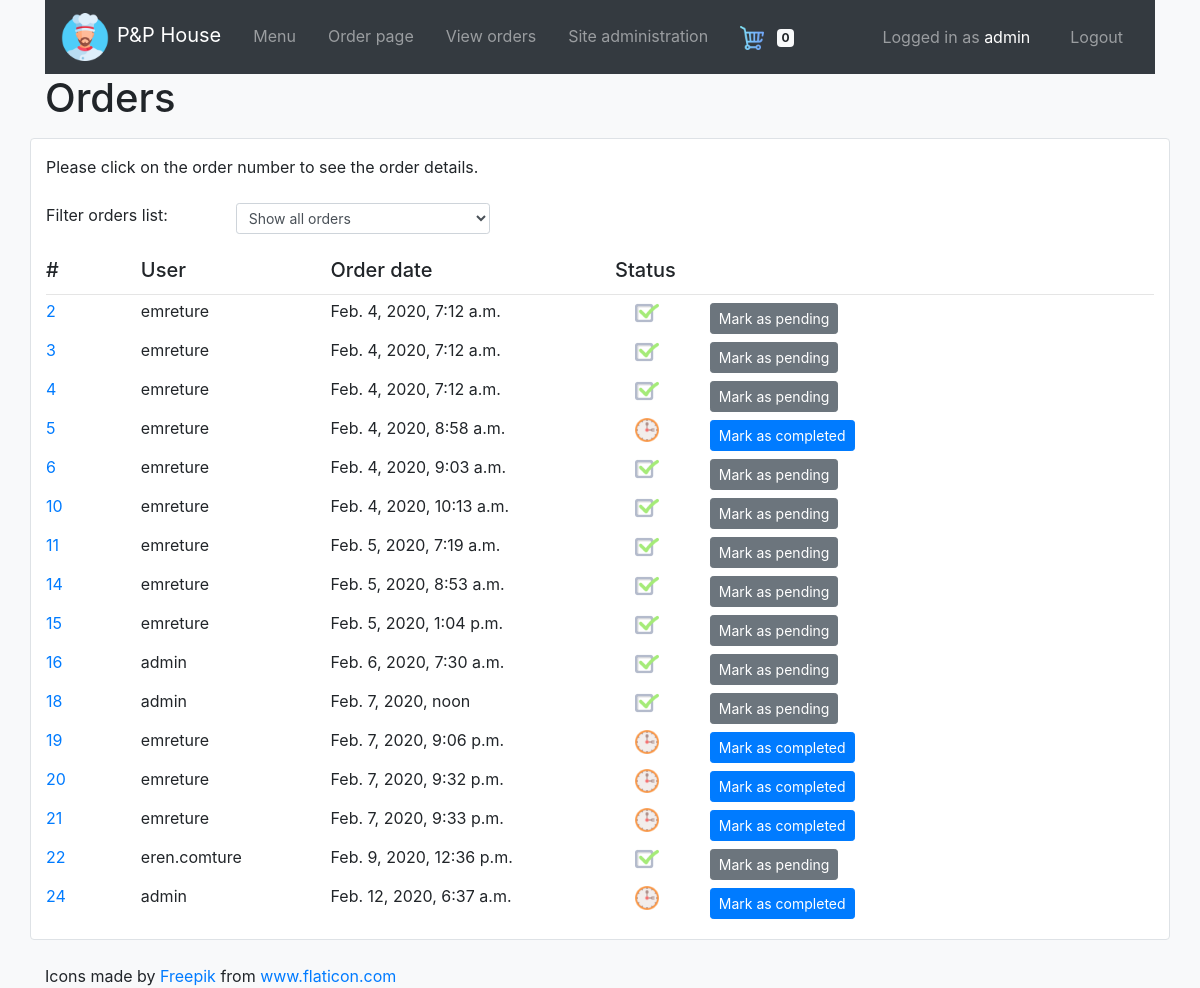
Screenshot of /orders/ (signed in) with the database file from the repository.
### orders/models.py (models this page shows, shortened)
class Order(models.Model):
    user = models.ForeignKey(User, on_delete=models.DO_NOTHING, related_name="order_user")
    order_date = models.DateTimeField(auto_now_add=True)
    is_completed = models.BooleanField()

### orders/views.py (the view, shortened to what this page needs)
# urls.py: path("orders/", views.orders, name="orders"),
@login_required(login_url="users:login")
def orders(request, order_id=None):
    context = {
        "cart_items_count": Cart.objects.filter(user=request.user).count()
    }
    if order_id is None:
        if request.user.is_superuser:
            context['orders'] = Order.objects.all()
        else:
            context['orders'] = Order.objects.filter(user=request.user)
        return render(request, "orders/order-list.html", context)

### orders/templates/orders/order-list.html (shortened to what this page needs)
{% extends "orders/base.html" %}
{% load static %}
{% block body %}
<div class="container">
  <h1>Orders</h1>
</div>
{% if request.user.is_superuser %}
<form id="admin-form" method="post">
{% endif %}
  <div class="container bg-white py-3 my-3 border rounded">
    <p>Please click on the order number to see the order details.</p>
    <div class="row my-4">
      <div class="col-sm-2">
        Filter orders list:
      </div>
      <div class="col-sm-3">
        <select class="form-control form-control-sm" id="filter-status">
          {% if filter_sel == "all" %}
          <option value="all" selected>Show all orders</option>
          {% else %}
          <option value="all">Show all orders</option>
          {% endif %}
        </select>
      </div>
    </div>
    <div class="row">
      <div class="col-sm-1 h5">
        #
      </div>
      {% if request.user.is_superuser %}
      <div class="col-sm-2 h5">
        User
      </div>
      {% endif %}
      <div class="col-sm-3 h5">
        Order date
      </div>
      <div class="col-sm-1 h5">
        Status
      </div>
    </div>
    <hr class="my-1">
    {% for order in orders %}
    <div class="row order-list-row" data-order_id="{{ order.id }}" data-username="{{ order.user.username }}" data-completed="{{ order.is_completed }}">
      <div class="col-sm-1">
        <a href="{% url 'orders:orders' order.id %}">{{ order.id }}</a>
      </div>
      {% if request.user.is_superuser %}
      <div class="col-sm-2">
        {{ order.user.username }}
      </div>
      {% endif %}
      <div class="col-sm-3">
        {{ order.order_date }}
      </div>
      <div class="col-sm-1 text-center">
        {% if order.is_completed %}
        <img src="{% static 'check.png' %}" alt="completed" style="width:24px;">
        {% else %}
        <img src="{% static 'preparation.png' %}" alt="preparation" style="width:24px;">
        {% endif %}
      </div>
      {% if request.user.is_superuser %}
      <div class="col-sm-2">
        {% if order.is_completed %}
        <button class="btn btn-secondary btn-sm my-1 mark-button" type="button" data-order_id="{{ order.id }}" data-action="mark_as_pending">Mark as pending</button>
        {% else %}
        <button class="btn btn-primary btn-sm my-1 mark-button" type="button" data-order_id="{{ order.id }}" data-action="mark_as_completed">Mark as completed</button>
        {% endif %}
      </div>
      {% endif %}
    </div>
    {% endfor %}
  </div>
{% if request.user.is_superuser %}
</form>
{% endif %}
{% endblock %}

### orders/templates/orders/includes/navbar.html (shortened to what this page needs)
{% load static %}
<div class="container">
  <nav class="navbar navbar-expand-lg bg-dark navbar-dark">
    <a class="navbar-brand" href="{% url 'orders:index' %}"><img src="{% static 'chef.png' %}" alt="Logo" style="width:48px;" class="mr-sm-2">P&P House</a>
    <div class="collapse navbar-collapse" id="navbarSupportedContent">
      <ul class="navbar-nav mr-auto">
        <li class="navbar-item px-2">
          <a class="nav-link" href="{% url 'orders:index' %}">Menu</a>
        </li>
        {% if request.user.is_authenticated %}
        <li class="navbar-item px-2">
          <a class="nav-link" href="{% url 'orders:order' %}">Order page</a>
        </li>
        <li class="navbar-item px-2">
          {% if request.user.is_superuser %}
          <a class="nav-link" href="{% url 'orders:orders' %}">View orders</a>
          {% else %}
          <a class="nav-link" href="{% url 'orders:orders' %}">My orders</a>
          {% endif %}
        </li>
        {% if request.user.is_superuser %}
        <li class="navbar-item px-2">
          <a class="nav-link" href="/admin">Site administration</a>
        </li>
        {% endif %}
        <li class="navbar-item px-2">
          <a class="nav-link" href="{% url 'orders:cart' %}">
            <img src="{% static 'shopping-cart4.png' %}" alt="Shopping cart" style="width:24px;" class="mr-sm-2">
            <span id="cart-items-count" class="badge badge-light">{{ cart_items_count|default:0 }}</span>
          </a>
        </li>
        {% endif %}
      </ul>
      <ul class="navbar-nav ml-auto">
        {% if request.user.is_authenticated %}
        <li class="navbar-text px-4">
          Logged in as <span class="text-white">{{ request.user.username }}</span>
        </li>
        <li class="navbar-item px-2">
          <a class="nav-link" href="{% url 'users:logout' %}">Logout</a>
        </li>
        {% endif %}
      </ul>
    </div>
  </nav>
</div>

### orders/static/css/orders.css (style rules this page uses)
:root { --red-orange: #ff2a1e; --selective-yellow: #ffb700; --pear: #d3e11d; --lime-green: #46c230; }

### rows the page displays
Order: id "2", user.username "emreture", order_date "Feb. 4, 2020, 7:12 a.m.", is_completed True (drawn)
Order: id "3", user.username "emreture", order_date "Feb. 4, 2020, 7:12 a.m.", is_completed True (drawn)
Order: id "4", user.username "emreture", order_date "Feb. 4, 2020, 7:12 a.m.", is_completed True (drawn)
Order: id "5", user.username "emreture", order_date "Feb. 4, 2020, 8:58 a.m.", is_completed False (drawn)
Order: id "6", user.username "emreture", order_date "Feb. 4, 2020, 9:03 a.m.", is_completed True (drawn)
Order: id "10", user.username "emreture", order_date "Feb. 4, 2020, 10:13 a.m.", is_completed True (drawn)
Order: id "11", user.username "emreture", order_date "Feb. 5, 2020, 7:19 a.m.", is_completed True (drawn)
Order: id "14", user.username "emreture", order_date "Feb. 5, 2020, 8:53 a.m.", is_completed True (drawn)
Order: id "15", user.username "emreture", order_date "Feb. 5, 2020, 1:04 p.m.", is_completed True (drawn)
Order: id "16", user.username "admin", order_date "Feb. 6, 2020, 7:30 a.m.", is_completed True (drawn)
Order: id "18", user.username "admin", order_date "Feb. 7, 2020, noon", is_completed True (drawn)
Order: id "19", user.username "emreture", order_date "Feb. 7, 2020, 9:06 p.m.", is_completed False (drawn)
Order: id "20", user.username "emreture", order_date "Feb. 7, 2020, 9:32 p.m.", is_completed False (drawn)
Order: id "21", user.username "emreture", order_date "Feb. 7, 2020, 9:33 p.m.", is_completed False (drawn)
Order: id "22", user.username "eren.comture", order_date "Feb. 9, 2020, 12:36 p.m.", is_completed True (drawn)
Order: id "24", user.username "admin", order_date "Feb. 12, 2020, 6:37 a.m.", is_completed False (drawn)

### other values shown
{{ cart_items_count|default:0 }} "0"
{{ request.user.username }} "admin"
